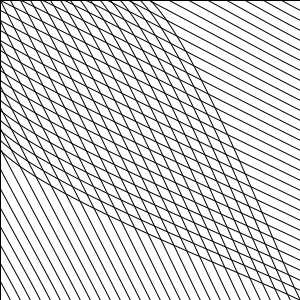
Frame 1 (no input)
Frame 60 (the mouse pressed at the canvas centre just before this capture): identical to frame 1, image omitted
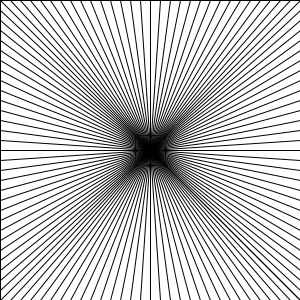
Frame 120 (the mouse held since frame 60 and released just before this capture)

The Processing sketch that drew these frames (run headless with seeded random() and noise(); from frame 60 on, the mouse is pressed at the canvas centre):

// Processing sketch: processing_27853
// ── processing_27853.pde

void setup () {
   size(300, 300);
   smooth();
   background(255);
   frameRate(60);
}

/////////////////////////////////////

void draw () {
  fill(255);
  rect(0,0,width,height);
  if(mousePressed){
    // Links
    line(0,0,mouseX,mouseY);
    line(0,10,mouseX,mouseY);
    line(0,20,mouseX,mouseY);
    line(0,30,mouseX,mouseY);
    line(0,40,mouseX,mouseY);
    line(0,50,mouseX,mouseY);
    line(0,60,mouseX,mouseY);
    line(0,70,mouseX,mouseY);
    line(0,80,mouseX,mouseY);
    line(0,90,mouseX,mouseY);
    line(0,100,mouseX,mouseY);
    line(0,110,mouseX,mouseY);
    line(0,120,mouseX,mouseY);
    line(0,130,mouseX,mouseY);
    line(0,140,mouseX,mouseY);
    line(0,150,mouseX,mouseY);
    line(0,160,mouseX,mouseY);
    line(0,170,mouseX,mouseY);
    line(0,180,mouseX,mouseY);
    line(0,190,mouseX,mouseY);
    line(0,200,mouseX,mouseY);
    line(0,210,mouseX,mouseY);
    line(0,220,mouseX,mouseY);
    line(0,230,mouseX,mouseY);
    line(0,240,mouseX,mouseY);
    line(0,250,mouseX,mouseY);
    line(0,260,mouseX,mouseY);
    line(0,270,mouseX,mouseY);
    line(0,280,mouseX,mouseY);
    line(0,290,mouseX,mouseY);
    line(0,300,mouseX,mouseY);  
    // oben
    line(10,0,mouseX,mouseY);
    line(20,0,mouseX,mouseY);
    line(30,0,mouseX,mouseY);
    line(40,0,mouseX,mouseY);
    line(50,0,mouseX,mouseY);
    line(60,0,mouseX,mouseY);
    line(70,0,mouseX,mouseY);
    line(80,0,mouseX,mouseY);
    line(90,0,mouseX,mouseY);
    line(100,0,mouseX,mouseY);
    line(110,0,mouseX,mouseY);
    line(120,0,mouseX,mouseY);
    line(130,0,mouseX,mouseY);
    line(140,0,mouseX,mouseY);
    line(150,0,mouseX,mouseY);
    line(160,0,mouseX,mouseY);
    line(170,0,mouseX,mouseY);
    line(180,0,mouseX,mouseY);
    line(190,0,mouseX,mouseY);
    line(200,0,mouseX,mouseY);
    line(210,0,mouseX,mouseY);
    line(220,0,mouseX,mouseY);
    line(230,0,mouseX,mouseY);
    line(240,0,mouseX,mouseY);
    line(250,0,mouseX,mouseY);
    line(260,0,mouseX,mouseY);
    line(270,0,mouseX,mouseY);
    line(280,0,mouseX,mouseY);
    line(290,0,mouseX,mouseY);
    line(300,0,mouseX,mouseY);
    //rechts    
    line(300,10,mouseX,mouseY);
    line(300,20,mouseX,mouseY);
    line(300,30,mouseX,mouseY);
    line(300,40,mouseX,mouseY);
    line(300,50,mouseX,mouseY);
    line(300,60,mouseX,mouseY);
    line(300,70,mouseX,mouseY);
    line(300,80,mouseX,mouseY);
    line(300,90,mouseX,mouseY);
    line(300,100,mouseX,mouseY);
    line(300,110,mouseX,mouseY);
    line(300,120,mouseX,mouseY);
    line(300,130,mouseX,mouseY);
    line(300,140,mouseX,mouseY);
    line(300,150,mouseX,mouseY);
    line(300,160,mouseX,mouseY);
    line(300,170,mouseX,mouseY);
    line(300,180,mouseX,mouseY);
    line(300,190,mouseX,mouseY);
    line(300,200,mouseX,mouseY);
    line(300,210,mouseX,mouseY);
    line(300,220,mouseX,mouseY);
    line(300,230,mouseX,mouseY);
    line(300,240,mouseX,mouseY);
    line(300,250,mouseX,mouseY);
    line(300,260,mouseX,mouseY);
    line(300,270,mouseX,mouseY);
    line(300,280,mouseX,mouseY);
    line(300,290,mouseX,mouseY);
    line(300,300,mouseX,mouseY);
    // unten
    line(10,300,mouseX,mouseY);
    line(20,300,mouseX,mouseY);
    line(30,300,mouseX,mouseY);
    line(40,300,mouseX,mouseY);
    line(50,300,mouseX,mouseY);
    line(60,300,mouseX,mouseY);
    line(70,300,mouseX,mouseY);
    line(80,300,mouseX,mouseY);
    line(90,300,mouseX,mouseY);
    line(100,300,mouseX,mouseY);
    line(110,300,mouseX,mouseY);
    line(120,300,mouseX,mouseY);
    line(130,300,mouseX,mouseY);
    line(140,300,mouseX,mouseY);
    line(150,300,mouseX,mouseY);
    line(160,300,mouseX,mouseY);
    line(170,300,mouseX,mouseY);
    line(180,300,mouseX,mouseY);
    line(190,300,mouseX,mouseY);
    line(200,300,mouseX,mouseY);
    line(210,300,mouseX,mouseY);
    line(220,300,mouseX,mouseY);
    line(230,300,mouseX,mouseY);
    line(240,300,mouseX,mouseY);
    line(250,300,mouseX,mouseY);
    line(260,300,mouseX,mouseY);
    line(270,300,mouseX,mouseY);
    line(280,300,mouseX,mouseY);
    line(290,300,mouseX,mouseY);
    line(300,300,mouseX,mouseY);
////////////////////////////////////////////
  }else{
    fill(255);
    rect(0,0,width,height);
    noFill();
////////////////////////////////////////////
// Links
  beginShape ();
  curveVertex (0, 0);
  curveVertex (0, 0);
  curveVertex (mouseX+mouseY/2-300, mouseY-mouseX/2);
  curveVertex (mouseX, mouseY);
  curveVertex (mouseX, mouseY);
  endShape ();
beginShape ();
  curveVertex (0, 10);
  curveVertex (0, 10);
  curveVertex (mouseX+mouseY/2-290, mouseY-mouseX/2+10);
  curveVertex (mouseX, mouseY);
  curveVertex (mouseX, mouseY);
  endShape (); 
beginShape ();
  curveVertex (0, 20);
  curveVertex (0, 20);
  curveVertex (mouseX+mouseY/2-280, mouseY-mouseX/2+20);
  curveVertex (mouseX, mouseY);
  curveVertex (mouseX, mouseY);
  endShape (); 
beginShape ();
  curveVertex (0, 30);
  curveVertex (0, 30);
  curveVertex (mouseX+mouseY/2-270, mouseY-mouseX/2+30);
  curveVertex (mouseX, mouseY);
  curveVertex (mouseX, mouseY);
  endShape (); 
beginShape ();
  curveVertex (0, 40);
  curveVertex (0, 40);
  curveVertex (mouseX+mouseY/2-260, mouseY-mouseX/2+40);
  curveVertex (mouseX, mouseY);
  curveVertex (mouseX, mouseY);
  endShape (); 
beginShape ();
  curveVertex (0, 50);
  curveVertex (0, 50);
  curveVertex (mouseX+mouseY/2-250, mouseY-mouseX/2+50);
  curveVertex (mouseX, mouseY);
  curveVertex (mouseX, mouseY);
  endShape (); 
beginShape ();
  curveVertex (0, 60);
  curveVertex (0, 60);
  curveVertex (mouseX+mouseY/2-240, mouseY-mouseX/2+60);
  curveVertex (mouseX, mouseY);
  curveVertex (mouseX, mouseY);
  endShape (); 
beginShape ();
  curveVertex (0, 70);
  curveVertex (0, 70);
  curveVertex (mouseX+mouseY/2-230, mouseY-mouseX/2+70);
  curveVertex (mouseX, mouseY);
  curveVertex (mouseX, mouseY);
  endShape (); 
beginShape ();
  curveVertex (0, 80);
  curveVertex (0, 80);
  curveVertex (mouseX+mouseY/2-220, mouseY-mouseX/2+80);
  curveVertex (mouseX, mouseY);
  curveVertex (mouseX, mouseY);
  endShape (); 
beginShape ();
  curveVertex (0, 90);
  curveVertex (0, 90);
  curveVertex (mouseX+mouseY/2-210, mouseY-mouseX/2+90);
  curveVertex (mouseX, mouseY);
  curveVertex (mouseX, mouseY);
  endShape (); 
beginShape ();
  curveVertex (0, 100);
  curveVertex (0, 100);
  curveVertex (mouseX+mouseY/2-200, mouseY-mouseX/2+100);
  curveVertex (mouseX, mouseY);
  curveVertex (mouseX, mouseY);
  endShape (); 
beginShape ();
  curveVertex (0, 110);
  curveVertex (0, 110);
  curveVertex (mouseX+mouseY/2-190, mouseY-mouseX/2+110);
  curveVertex (mouseX, mouseY);
  curveVertex (mouseX, mouseY);
  endShape (); 
beginShape ();
  curveVertex (0, 120);
  curveVertex (0, 120);
  curveVertex (mouseX+mouseY/2-180, mouseY-mouseX/2+120);
  curveVertex (mouseX, mouseY);
  curveVertex (mouseX, mouseY);
  endShape (); 
beginShape ();
  curveVertex (0, 130);
  curveVertex (0, 130);
  curveVertex (mouseX+mouseY/2-170, mouseY-mouseX/2+130);
  curveVertex (mouseX, mouseY);
  curveVertex (mouseX, mouseY);
  endShape (); 
beginShape ();
  curveVertex (0, 140);
  curveVertex (0, 140);
  curveVertex (mouseX+mouseY/2-160, mouseY-mouseX/2+140);
  curveVertex (mouseX, mouseY);
  curveVertex (mouseX, mouseY);
  endShape (); 
beginShape ();
  curveVertex (0, 150);
  curveVertex (0, 150);
  curveVertex (mouseX+mouseY/2-150, mouseY-mouseX/2+150);
  curveVertex (mouseX, mouseY);
  curveVertex (mouseX, mouseY);
  endShape (); 
beginShape ();
  curveVertex (0, 160);
  curveVertex (0, 160);
  curveVertex (mouseX+mouseY/2-140, mouseY-mouseX/2+160);
  curveVertex (mouseX, mouseY);
  curveVertex (mouseX, mouseY);
  endShape (); 
beginShape ();
  curveVertex (0, 170);
  curveVertex (0, 170);
  curveVertex (mouseX+mouseY/2-130, mouseY-mouseX/2+170);
  curveVertex (mouseX, mouseY);
  curveVertex (mouseX, mouseY);
  endShape (); 
beginShape ();
  curveVertex (0, 180);
  curveVertex (0, 180);
  curveVertex (mouseX+mouseY/2-120, mouseY-mouseX/2+180);
  curveVertex (mouseX, mouseY);
  curveVertex (mouseX, mouseY);
  endShape (); 
beginShape ();
  curveVertex (0, 190);
  curveVertex (0, 190);
  curveVertex (mouseX+mouseY/2-110, mouseY-mouseX/2+190);
  curveVertex (mouseX, mouseY);
  curveVertex (mouseX, mouseY);
  endShape (); 
beginShape ();
  curveVertex (0, 200);
  curveVertex (0, 200);
  curveVertex (mouseX+mouseY/2-100, mouseY-mouseX/2+200);
  curveVertex (mouseX, mouseY);
  curveVertex (mouseX, mouseY);
  endShape (); 
beginShape ();
  curveVertex (0, 210);
  curveVertex (0, 210);
  curveVertex (mouseX+mouseY/2-90, mouseY-mouseX/2+210);
  curveVertex (mouseX, mouseY);
  curveVertex (mouseX, mouseY);
  endShape (); 
beginShape ();
  curveVertex (0, 220);
  curveVertex (0, 220);
  curveVertex (mouseX+mouseY/2-80, mouseY-mouseX/2+220);
  curveVertex (mouseX, mouseY);
  curveVertex (mouseX, mouseY);
  endShape (); 
beginShape ();
  curveVertex (0, 230);
  curveVertex (0, 230);
  curveVertex (mouseX+mouseY/2-70, mouseY-mouseX/2+230);
  curveVertex (mouseX, mouseY);
  curveVertex (mouseX, mouseY);
  endShape (); 
beginShape ();
  curveVertex (0, 240);
  curveVertex (0, 240);
  curveVertex (mouseX+mouseY/2-60, mouseY-mouseX/2+240);
  curveVertex (mouseX, mouseY);
  curveVertex (mouseX, mouseY);
  endShape (); 
beginShape ();
  curveVertex (0, 250);
  curveVertex (0, 250);
  curveVertex (mouseX+mouseY/2-50, mouseY-mouseX/2+250);
  curveVertex (mouseX, mouseY);
  curveVertex (mouseX, mouseY);
  endShape (); 
beginShape ();
  curveVertex (0, 260);
  curveVertex (0, 260);
  curveVertex (mouseX+mouseY/2-40, mouseY-mouseX/2+260);
  curveVertex (mouseX, mouseY);
  curveVertex (mouseX, mouseY);
  endShape (); 
beginShape ();
  curveVertex (0, 270);
  curveVertex (0, 270);
  curveVertex (mouseX+mouseY/2-30, mouseY-mouseX/2+270);
  curveVertex (mouseX, mouseY);
  curveVertex (mouseX, mouseY);
  endShape (); 
beginShape ();
  curveVertex (0, 280);
  curveVertex (0, 280);
  curveVertex (mouseX+mouseY/2-20, mouseY-mouseX/2+280);
  curveVertex (mouseX, mouseY);
  curveVertex (mouseX, mouseY);
  endShape (); 
beginShape ();
  curveVertex (0, 290);
  curveVertex (0, 290);
  curveVertex (mouseX+mouseY/2-10, mouseY-mouseX/2+290);
  curveVertex (mouseX, mouseY);
  curveVertex (mouseX, mouseY);
  endShape (); 
beginShape ();
  curveVertex (0, 300);
  curveVertex (0, 300);
  curveVertex (mouseX+mouseY/2-0, mouseY-mouseX/2+300);
  curveVertex (mouseX, mouseY);
  curveVertex (mouseX, mouseY);
  endShape (); 
  
// oben
  beginShape ();
  curveVertex (10, 0);
  curveVertex (10, 0);
  curveVertex (mouseX-mouseY/2-140, mouseY-mouseX/2);
  curveVertex (mouseX, mouseY);
  curveVertex (mouseX, mouseY);
  endShape (); 
  beginShape ();
  curveVertex (20, 0);
  curveVertex (20, 0);
  curveVertex (mouseX-mouseY/2-130, mouseY-mouseX/2);
  curveVertex (mouseX, mouseY);
  curveVertex (mouseX, mouseY);
  endShape ();
  beginShape ();
  curveVertex (30, 0);
  curveVertex (30, 0);
  curveVertex (mouseX-mouseY/2-120, mouseY-mouseX/2);
  curveVertex (mouseX, mouseY);
  curveVertex (mouseX, mouseY);
  endShape ();
  beginShape ();
  curveVertex (40, 0);
  curveVertex (40, 0);
  curveVertex (mouseX-mouseY/2-110, mouseY-mouseX/2);
  curveVertex (mouseX, mouseY);
  curveVertex (mouseX, mouseY);
  endShape ();
  beginShape ();
  curveVertex (50, 0);
  curveVertex (50, 0);
  curveVertex (mouseX-mouseY/2-100, mouseY-mouseX/2);
  curveVertex (mouseX, mouseY);
  curveVertex (mouseX, mouseY);
  endShape ();
  beginShape ();
  curveVertex (60, 0);
  curveVertex (60, 0);
  curveVertex (mouseX-mouseY/2-90, mouseY-mouseX/2);
  curveVertex (mouseX, mouseY);
  curveVertex (mouseX, mouseY);
  endShape ();
  beginShape ();
  curveVertex (70, 0);
  curveVertex (70, 0);
  curveVertex (mouseX-mouseY/2-80, mouseY-mouseX/2);
  curveVertex (mouseX, mouseY);
  curveVertex (mouseX, mouseY);
  endShape ();
  beginShape ();
  curveVertex (80, 0);
  curveVertex (80, 0);
  curveVertex (mouseX-mouseY/2-70, mouseY-mouseX/2);
  curveVertex (mouseX, mouseY);
  curveVertex (mouseX, mouseY);
  endShape ();
  beginShape ();
  curveVertex (90, 0);
  curveVertex (90, 0);
  curveVertex (mouseX-mouseY/2-60, mouseY-mouseX/2);
  curveVertex (mouseX, mouseY);
  curveVertex (mouseX, mouseY);
  endShape ();
  beginShape ();
  curveVertex (100, 0);
  curveVertex (100, 0);
  curveVertex (mouseX-mouseY/2-50, mouseY-mouseX/2);
  curveVertex (mouseX, mouseY);
  curveVertex (mouseX, mouseY);
  endShape ();
  beginShape ();
  curveVertex (110, 0);
  curveVertex (110, 0);
  curveVertex (mouseX-mouseY/2-40, mouseY-mouseX/2);
  curveVertex (mouseX, mouseY);
  curveVertex (mouseX, mouseY);
  endShape ();
  beginShape ();
  curveVertex (120, 0);
  curveVertex (120, 0);
  curveVertex (mouseX-mouseY/2-30, mouseY-mouseX/2);
  curveVertex (mouseX, mouseY);
  curveVertex (mouseX, mouseY);
  endShape ();
  beginShape ();
  curveVertex (130, 0);
  curveVertex (130, 0);
  curveVertex (mouseX-mouseY/2-20, mouseY-mouseX/2);
  curveVertex (mouseX, mouseY);
  curveVertex (mouseX, mouseY);
  endShape ();
  beginShape ();
  curveVertex (140, 0);
  curveVertex (140, 0);
  curveVertex (mouseX-mouseY/2-10, mouseY-mouseX/2);
  curveVertex (mouseX, mouseY);
  curveVertex (mouseX, mouseY);
  endShape ();
  beginShape ();
  curveVertex (150, 0);
  curveVertex (150, 0);
  curveVertex (mouseX-mouseY/2+0, mouseY-mouseX/2);
  curveVertex (mouseX, mouseY);
  curveVertex (mouseX, mouseY);
  endShape ();
  beginShape ();
  curveVertex (160, 0);
  curveVertex (160, 0);
  curveVertex (mouseX-mouseY/2+10, mouseY-mouseX/2);
  curveVertex (mouseX, mouseY);
  curveVertex (mouseX, mouseY);
  endShape ();
  beginShape ();
  curveVertex (170, 0);
  curveVertex (170, 0);
  curveVertex (mouseX-mouseY/2+20, mouseY-mouseX/2);
  curveVertex (mouseX, mouseY);
  curveVertex (mouseX, mouseY);
  endShape ();
  beginShape ();
  curveVertex (180, 0);
  curveVertex (180, 0);
  curveVertex (mouseX-mouseY/2+30, mouseY-mouseX/2);
  curveVertex (mouseX, mouseY);
  curveVertex (mouseX, mouseY);
  endShape ();
  beginShape ();
  curveVertex (190, 0);
  curveVertex (190, 0);
  curveVertex (mouseX-mouseY/2+40, mouseY-mouseX/2);
  curveVertex (mouseX, mouseY);
  curveVertex (mouseX, mouseY);
  endShape ();
  beginShape ();
  curveVertex (200, 0);
  curveVertex (200, 0);
  curveVertex (mouseX-mouseY/2+50, mouseY-mouseX/2);
  curveVertex (mouseX, mouseY);
  curveVertex (mouseX, mouseY);
  endShape ();
  beginShape ();
  curveVertex (210, 0);
  curveVertex (210, 0);
  curveVertex (mouseX-mouseY/2+60, mouseY-mouseX/2);
  curveVertex (mouseX, mouseY);
  curveVertex (mouseX, mouseY);
  endShape ();
  beginShape ();
  curveVertex (220, 0);
  curveVertex (220, 0);
  curveVertex (mouseX-mouseY/2+70, mouseY-mouseX/2);
  curveVertex (mouseX, mouseY);
  curveVertex (mouseX, mouseY);
  endShape ();
  beginShape ();
  curveVertex (230, 0);
  curveVertex (230, 0);
  curveVertex (mouseX-mouseY/2+80, mouseY-mouseX/2);
  curveVertex (mouseX, mouseY);
  curveVertex (mouseX, mouseY);
  endShape ();
  beginShape ();
  curveVertex (240, 0);
  curveVertex (240, 0);
  curveVertex (mouseX-mouseY/2+90, mouseY-mouseX/2);
  curveVertex (mouseX, mouseY);
  curveVertex (mouseX, mouseY);
  endShape ();
  beginShape ();
  curveVertex (250, 0);
  curveVertex (250, 0);
  curveVertex (mouseX-mouseY/2+100, mouseY-mouseX/2);
  curveVertex (mouseX, mouseY);
  curveVertex (mouseX, mouseY);
  endShape ();
  beginShape ();
  curveVertex (260, 0);
  curveVertex (260, 0);
  curveVertex (mouseX-mouseY/2+110, mouseY-mouseX/2);
  curveVertex (mouseX, mouseY);
  curveVertex (mouseX, mouseY);
  endShape ();
  beginShape ();
  curveVertex (270, 0);
  curveVertex (270, 0);
  curveVertex (mouseX-mouseY/2+120, mouseY-mouseX/2);
  curveVertex (mouseX, mouseY);
  curveVertex (mouseX, mouseY);
  endShape ();
  beginShape ();
  curveVertex (280, 0);
  curveVertex (280, 0);
  curveVertex (mouseX-mouseY/2+130, mouseY-mouseX/2);
  curveVertex (mouseX, mouseY);
  curveVertex (mouseX, mouseY);
  endShape ();
  beginShape ();
  curveVertex (290, 0);
  curveVertex (290, 0);
  curveVertex (mouseX-mouseY/2+140, mouseY-mouseX/2);
  curveVertex (mouseX, mouseY);
  curveVertex (mouseX, mouseY);
  endShape ();
  beginShape ();
  curveVertex (300, 0);
  curveVertex (300, 0);
  curveVertex (mouseX-mouseY/2+150, mouseY-mouseX/2);
  curveVertex (mouseX, mouseY);
  curveVertex (mouseX, mouseY);
  endShape ();
  
// Rechts
  beginShape ();
  curveVertex (300, 0);
  curveVertex (300, 0);
  curveVertex (mouseX+mouseY/2, mouseY-mouseX/2-150);
  curveVertex (mouseX, mouseY);
  curveVertex (mouseX, mouseY);
  endShape (); 
  beginShape ();
  curveVertex (300, 10);
  curveVertex (300, 10);
  curveVertex (mouseX+mouseY/2, mouseY-mouseX/2-140);
  curveVertex (mouseX, mouseY);
  curveVertex (mouseX, mouseY);
  endShape (); 
  beginShape ();
  curveVertex (300, 20);
  curveVertex (300, 20);
  curveVertex (mouseX+mouseY/2, mouseY-mouseX/2-130);
  curveVertex (mouseX, mouseY);
  curveVertex (mouseX, mouseY);
  endShape ();
  beginShape ();
  curveVertex (300, 30);
  curveVertex (300, 30);
  curveVertex (mouseX+mouseY/2, mouseY-mouseX/2-120);
  curveVertex (mouseX, mouseY);
  curveVertex (mouseX, mouseY);
  endShape ();
  beginShape ();
  curveVertex (300, 40);
  curveVertex (300, 40);
  curveVertex (mouseX+mouseY/2, mouseY-mouseX/2-110);
  curveVertex (mouseX, mouseY);
  curveVertex (mouseX, mouseY);
  endShape ();
  beginShape ();
  curveVertex (300, 50);
  curveVertex (300, 50);
  curveVertex (mouseX+mouseY/2, mouseY-mouseX/2-100);
  curveVertex (mouseX, mouseY);
  curveVertex (mouseX, mouseY);
  endShape ();
  beginShape ();
  curveVertex (300, 60);
  curveVertex (300, 60);
  curveVertex (mouseX+mouseY/2, mouseY-mouseX/2-90);
  curveVertex (mouseX, mouseY);
  curveVertex (mouseX, mouseY);
  endShape ();
  beginShape ();
  curveVertex (300, 70);
  curveVertex (300, 70);
  curveVertex (mouseX+mouseY/2, mouseY-mouseX/2-80);
  curveVertex (mouseX, mouseY);
  curveVertex (mouseX, mouseY);
  endShape ();
  beginShape ();
  curveVertex (300, 80);
  curveVertex (300, 80);
  curveVertex (mouseX+mouseY/2, mouseY-mouseX/2-70);
  curveVertex (mouseX, mouseY);
  curveVertex (mouseX, mouseY);
  endShape ();
  beginShape ();
  curveVertex (300, 90);
  curveVertex (300, 90);
  curveVertex (mouseX+mouseY/2, mouseY-mouseX/2-60);
  curveVertex (mouseX, mouseY);
  curveVertex (mouseX, mouseY);
  endShape ();
  beginShape ();
  curveVertex (300, 100);
  curveVertex (300, 100);
  curveVertex (mouseX+mouseY/2, mouseY-mouseX/2-50);
  curveVertex (mouseX, mouseY);
  curveVertex (mouseX, mouseY);
  endShape ();
  beginShape ();
  curveVertex (300, 110);
  curveVertex (300, 110);
  curveVertex (mouseX+mouseY/2, mouseY-mouseX/2-40);
  curveVertex (mouseX, mouseY);
  curveVertex (mouseX, mouseY);
  endShape ();
  beginShape ();
  curveVertex (300, 120);
  curveVertex (300, 120);
  curveVertex (mouseX+mouseY/2, mouseY-mouseX/2-30);
  curveVertex (mouseX, mouseY);
  curveVertex (mouseX, mouseY);
  endShape ();
  beginShape ();
  curveVertex (300, 130);
  curveVertex (300, 130);
  curveVertex (mouseX+mouseY/2, mouseY-mouseX/2-20);
  curveVertex (mouseX, mouseY);
  curveVertex (mouseX, mouseY);
  endShape ();
  beginShape ();
  curveVertex (300, 140);
  curveVertex (300, 140);
  curveVertex (mouseX+mouseY/2, mouseY-mouseX/2-10);
  curveVertex (mouseX, mouseY);
  curveVertex (mouseX, mouseY);
  endShape ();
  beginShape ();
  curveVertex (300, 150);
  curveVertex (300, 150);
  curveVertex (mouseX+mouseY/2, mouseY-mouseX/2-0);
  curveVertex (mouseX, mouseY);
  curveVertex (mouseX, mouseY);
  endShape ();
  beginShape ();
  curveVertex (300, 160);
  curveVertex (300, 160);
  curveVertex (mouseX+mouseY/2, mouseY-mouseX/2+10);
  curveVertex (mouseX, mouseY);
  curveVertex (mouseX, mouseY);
  endShape ();
  beginShape ();
  curveVertex (300, 170);
  curveVertex (300, 170);
  curveVertex (mouseX+mouseY/2, mouseY-mouseX/2+20);
  curveVertex (mouseX, mouseY);
  curveVertex (mouseX, mouseY);
  endShape ();
  beginShape ();
  curveVertex (300, 180);
  curveVertex (300, 180);
  curveVertex (mouseX+mouseY/2, mouseY-mouseX/2+30);
  curveVertex (mouseX, mouseY);
  curveVertex (mouseX, mouseY);
  endShape ();
  beginShape ();
  curveVertex (300, 190);
  curveVertex (300, 190);
  curveVertex (mouseX+mouseY/2, mouseY-mouseX/2+40);
  curveVertex (mouseX, mouseY);
  curveVertex (mouseX, mouseY);
  endShape ();
  beginShape ();
  curveVertex (300, 200);
  curveVertex (300, 200);
  curveVertex (mouseX+mouseY/2, mouseY-mouseX/2+50);
  curveVertex (mouseX, mouseY);
  curveVertex (mouseX, mouseY);
  endShape ();
  beginShape ();
  curveVertex (300, 210);
  curveVertex (300, 210);
  curveVertex (mouseX+mouseY/2, mouseY-mouseX/2+60);
  curveVertex (mouseX, mouseY);
  curveVertex (mouseX, mouseY);
  endShape ();
  beginShape ();
  curveVertex (300, 220);
  curveVertex (300, 220);
  curveVertex (mouseX+mouseY/2, mouseY-mouseX/2+70);
  curveVertex (mouseX, mouseY);
  curveVertex (mouseX, mouseY);
  endShape ();
  beginShape ();
  curveVertex (300, 230);
  curveVertex (300, 230);
  curveVertex (mouseX+mouseY/2, mouseY-mouseX/2+80);
  curveVertex (mouseX, mouseY);
  curveVertex (mouseX, mouseY);
  endShape ();
  beginShape ();
  curveVertex (300, 240);
  curveVertex (300, 240);
  curveVertex (mouseX+mouseY/2, mouseY-mouseX/2+90);
  curveVertex (mouseX, mouseY);
  curveVertex (mouseX, mouseY);
  endShape ();
  beginShape ();
  curveVertex (300, 250);
  curveVertex (300, 250);
  curveVertex (mouseX+mouseY/2, mouseY-mouseX/2+100);
  curveVertex (mouseX, mouseY);
  curveVertex (mouseX, mouseY);
  endShape ();
  beginShape ();
  curveVertex (300, 260);
  curveVertex (300, 260);
  curveVertex (mouseX+mouseY/2, mouseY-mouseX/2+110);
  curveVertex (mouseX, mouseY);
  curveVertex (mouseX, mouseY);
  endShape ();
  beginShape ();
  curveVertex (300, 270);
  curveVertex (300, 270);
  curveVertex (mouseX+mouseY/2, mouseY-mouseX/2+120);
  curveVertex (mouseX, mouseY);
  curveVertex (mouseX, mouseY);
  endShape ();
  beginShape ();
  curveVertex (300, 280);
  curveVertex (300, 280);
  curveVertex (mouseX+mouseY/2, mouseY-mouseX/2+130);
  curveVertex (mouseX, mouseY);
  curveVertex (mouseX, mouseY);
  endShape ();
  beginShape ();
  curveVertex (300, 290);
  curveVertex (300, 290);
  curveVertex (mouseX+mouseY/2, mouseY-mouseX/2+140);
  curveVertex (mouseX, mouseY);
  curveVertex (mouseX, mouseY);
  endShape ();
  beginShape ();
  curveVertex (300, 300);
  curveVertex (300, 300);
  curveVertex (mouseX+mouseY/2, mouseY-mouseX/2+150);
  curveVertex (mouseX, mouseY);
  curveVertex (mouseX, mouseY);
  endShape ();
// unten
  beginShape ();
  curveVertex (10, 300);
  curveVertex (10, 300);
  curveVertex (mouseX-mouseY/2-140, mouseY+mouseX/2);
  curveVertex (mouseX, mouseY);
  curveVertex (mouseX, mouseY);
  endShape (); 
  beginShape ();
  curveVertex (20, 300);
  curveVertex (20, 300);
  curveVertex (mouseX-mouseY/2-130, mouseY+mouseX/2);
  curveVertex (mouseX, mouseY);
  curveVertex (mouseX, mouseY);
  endShape ();
  beginShape ();
  curveVertex (30, 300);
  curveVertex (30, 300);
  curveVertex (mouseX-mouseY/2-120, mouseY+mouseX/2);
  curveVertex (mouseX, mouseY);
  curveVertex (mouseX, mouseY);
  endShape ();
  beginShape ();
  curveVertex (40, 300);
  curveVertex (40, 300);
  curveVertex (mouseX-mouseY/2-110, mouseY+mouseX/2);
  curveVertex (mouseX, mouseY);
  curveVertex (mouseX, mouseY);
  endShape ();
  beginShape ();
  curveVertex (50, 300);
  curveVertex (50, 300);
  curveVertex (mouseX-mouseY/2-100, mouseY+mouseX/2);
  curveVertex (mouseX, mouseY);
  curveVertex (mouseX, mouseY);
  endShape ();
  beginShape ();
  curveVertex (60, 300);
  curveVertex (60, 300);
  curveVertex (mouseX-mouseY/2-90, mouseY+mouseX/2);
  curveVertex (mouseX, mouseY);
  curveVertex (mouseX, mouseY);
  endShape ();
  beginShape ();
  curveVertex (70, 300);
  curveVertex (70, 300);
  curveVertex (mouseX-mouseY/2-80, mouseY+mouseX/2);
  curveVertex (mouseX, mouseY);
  curveVertex (mouseX, mouseY);
  endShape ();
  beginShape ();
  curveVertex (80, 300);
  curveVertex (80, 300);
  curveVertex (mouseX-mouseY/2-70, mouseY+mouseX/2);
  curveVertex (mouseX, mouseY);
  curveVertex (mouseX, mouseY);
  endShape ();
  beginShape ();
  curveVertex (90, 300);
  curveVertex (90, 300);
  curveVertex (mouseX-mouseY/2-60, mouseY+mouseX/2);
  curveVertex (mouseX, mouseY);
  curveVertex (mouseX, mouseY);
  endShape ();
  beginShape ();
  curveVertex (100, 300);
  curveVertex (100, 300);
  curveVertex (mouseX-mouseY/2-50, mouseY+mouseX/2);
  curveVertex (mouseX, mouseY);
  curveVertex (mouseX, mouseY);
  endShape ();
  beginShape ();
  curveVertex (110, 300);
  curveVertex (110, 300);
  curveVertex (mouseX-mouseY/2-40, mouseY+mouseX/2);
  curveVertex (mouseX, mouseY);
  curveVertex (mouseX, mouseY);
  endShape ();
  beginShape ();
  curveVertex (120, 300);
  curveVertex (120, 300);
  curveVertex (mouseX-mouseY/2-30, mouseY+mouseX/2);
  curveVertex (mouseX, mouseY);
  curveVertex (mouseX, mouseY);
  endShape ();
  beginShape ();
  curveVertex (130, 300);
  curveVertex (130, 300);
  curveVertex (mouseX-mouseY/2-20, mouseY+mouseX/2);
  curveVertex (mouseX, mouseY);
  curveVertex (mouseX, mouseY);
  endShape ();
  beginShape ();
  curveVertex (140, 300);
  curveVertex (140, 300);
  curveVertex (mouseX-mouseY/2-10, mouseY+mouseX/2);
  curveVertex (mouseX, mouseY);
  curveVertex (mouseX, mouseY);
  endShape ();
  beginShape ();
  curveVertex (150, 300);
  curveVertex (150, 300);
  curveVertex (mouseX-mouseY/2+0, mouseY+mouseX/2);
  curveVertex (mouseX, mouseY);
  curveVertex (mouseX, mouseY);
  endShape ();
  beginShape ();
  curveVertex (160, 300);
  curveVertex (160, 300);
  curveVertex (mouseX-mouseY/2+10, mouseY+mouseX/2);
  curveVertex (mouseX, mouseY);
  curveVertex (mouseX, mouseY);
  endShape ();
  beginShape ();
  curveVertex (170, 300);
  curveVertex (170, 300);
  curveVertex (mouseX-mouseY/2+20, mouseY+mouseX/2);
  curveVertex (mouseX, mouseY);
  curveVertex (mouseX, mouseY);
  endShape ();
  beginShape ();
  curveVertex (180, 300);
  curveVertex (180, 300);
  curveVertex (mouseX-mouseY/2+30, mouseY+mouseX/2);
  curveVertex (mouseX, mouseY);
  curveVertex (mouseX, mouseY);
  endShape ();
  beginShape ();
  curveVertex (190, 300);
  curveVertex (190, 300);
  curveVertex (mouseX-mouseY/2+40, mouseY+mouseX/2);
  curveVertex (mouseX, mouseY);
  curveVertex (mouseX, mouseY);
  endShape ();
  beginShape ();
  curveVertex (200, 300);
  curveVertex (200, 300);
  curveVertex (mouseX-mouseY/2+50, mouseY+mouseX/2);
  curveVertex (mouseX, mouseY);
  curveVertex (mouseX, mouseY);
  endShape ();
  beginShape ();
  curveVertex (210, 300);
  curveVertex (210, 300);
  curveVertex (mouseX-mouseY/2+60, mouseY+mouseX/2);
  curveVertex (mouseX, mouseY);
  curveVertex (mouseX, mouseY);
  endShape ();
  beginShape ();
  curveVertex (220, 300);
  curveVertex (220, 300);
  curveVertex (mouseX-mouseY/2+70, mouseY+mouseX/2);
  curveVertex (mouseX, mouseY);
  curveVertex (mouseX, mouseY);
  endShape ();
  beginShape ();
  curveVertex (230, 300);
  curveVertex (230, 300);
  curveVertex (mouseX-mouseY/2+80, mouseY+mouseX/2);
  curveVertex (mouseX, mouseY);
  curveVertex (mouseX, mouseY);
  endShape ();
  beginShape ();
  curveVertex (240, 300);
  curveVertex (240, 300);
  curveVertex (mouseX-mouseY/2+90, mouseY+mouseX/2);
  curveVertex (mouseX, mouseY);
  curveVertex (mouseX, mouseY);
  endShape ();
  beginShape ();
  curveVertex (250, 300);
  curveVertex (250, 300);
  curveVertex (mouseX-mouseY/2+100, mouseY+mouseX/2);
  curveVertex (mouseX, mouseY);
  curveVertex (mouseX, mouseY);
  endShape ();
  beginShape ();
  curveVertex (260, 300);
  curveVertex (260, 300);
  curveVertex (mouseX-mouseY/2+110, mouseY+mouseX/2);
  curveVertex (mouseX, mouseY);
  curveVertex (mouseX, mouseY);
  endShape ();
  beginShape ();
  curveVertex (270, 300);
  curveVertex (270, 300);
  curveVertex (mouseX-mouseY/2+120, mouseY+mouseX/2);
  curveVertex (mouseX, mouseY);
  curveVertex (mouseX, mouseY);
  endShape ();
  beginShape ();
  curveVertex (280, 300);
  curveVertex (280, 300);
  curveVertex (mouseX-mouseY/2+130, mouseY+mouseX/2);
  curveVertex (mouseX, mouseY);
  curveVertex (mouseX, mouseY);
  endShape ();
  beginShape ();
  curveVertex (290, 300);
  curveVertex (290, 300);
  curveVertex (mouseX-mouseY/2+140, mouseY+mouseX/2);
  curveVertex (mouseX, mouseY);
  curveVertex (mouseX, mouseY);
  endShape ();
  beginShape ();
  curveVertex (300, 300);
  curveVertex (300, 300);
  curveVertex (mouseX-mouseY/2+150, mouseY+mouseX/2);
  curveVertex (mouseX, mouseY);
  curveVertex (mouseX, mouseY);
  endShape ();
  
  }

}
